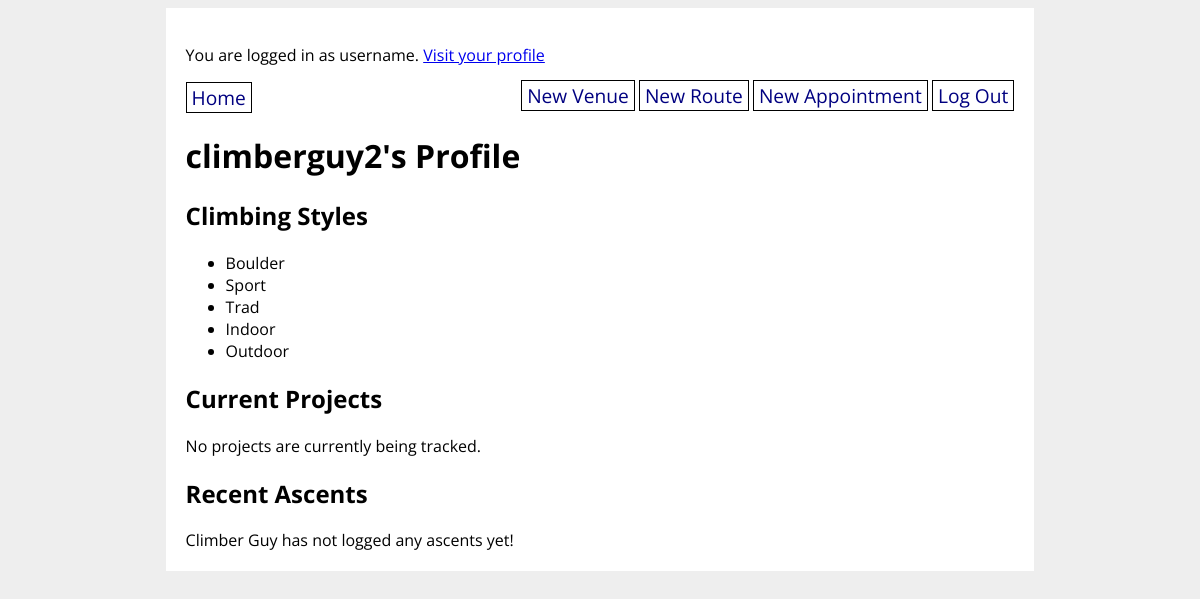
Screenshot of /profile/9 (signed in) with the database file from the repository.
### climbunity_app/models.py (models this page shows, shortened)
class User(UserMixin, db.Model):
    id = db.Column(db.Integer, primary_key=True)
    username = db.Column(db.String(80), nullable=False, unique=True)
    password = db.Column(db.String(200), nullable=False)
    email = db.Column(db.String(200), nullable=False)
    first_name = db.Column(db.String(50), nullable=False)
    last_name = db.Column(db.String(50), nullable=False)
    address = db.Column(db.String(200), nullable=False)
    has_gear = db.Column(db.Boolean, nullable=False)
    user_projects = db.relationship('Route',
        secondary='user_project_lists', back_populates='projecting_users'
    )
    user_appointments = db.relationship('Appointment',
        secondary='appointment_guests', back_populates='appointment_attendants'
    )
    user_does_styles = db.relationship('Style',
        secondary='user_style_lists', back_populates='climber_styles'
    )

class Style(db.Model):
    id = db.Column(db.Integer, primary_key=True)
    style = db.Column(db.String(8))
    climber_styles = db.relationship('User',
        secondary='user_style_lists', back_populates='user_does_styles'
    )
    route_styles = db.relationship('Route',
        secondary='route_style_lists', back_populates='possible_route_styles'
    )
    def __str__(self):
        return f'{self.style}'

### climbunity_app/main/routes.py (the view)
@main.route('/profile/<user_id>', methods=['GET', 'POST'])
def user_detail(user_id):
    user = User.query.get(user_id)
    ascents = Ascent.query.filter_by(user_id=user_id).limit(5).all()
    for ascent in ascents:
        print(ascent)
    if current_user.id == user.id:
        return render_template('user_detail.html', ascents=ascents, user=user)
    else:
        user = User.query.get(user_id)
        return render_template('user_detail.html', ascents=ascents, user=user)

### climbunity_app/extensions.py (called while the page is built)
@login_manager.user_loader
def load_user(user_id):
    return User.query.get(user_id)

### climbunity_app/templates/user_detail.html (shortened to what this page needs)
{% extends 'base.html' %}
{% block content %}
<h1> {{ user.username }}'s Profile</h1>
<h2>Climbing Styles</h2>
{% if user.user_does_styles %}
    <ul>
        {% for style in user.user_does_styles %}
            <li>{{ style }}</li>
        {% endfor %}
    </ul>
{% endif %}
<h2>Current Projects</h2>
{% if user.user_projects %}
    {% for route in user.user_projects%}
        <div>{{ route.name }} - {{ route.grade }}
            <form style="display: inline;" method="POST" action="/remove_from_project_list/{{ route.id }}">
                <input style="margin: 0; padding: 0;" type="submit" value="delete"/>
            </form>
        </div>
    {% endfor %}
{% else %}
<p>No projects are currently being tracked.</p>
{% endif %}
<h2>Recent Ascents</h2>
{% if ascents %}
    <div>
        {% for ascent in ascents %}
            <p>{{ ascent.send_date }} - <a href="/route/{{ ascent.route_id }}" >{{ ascent.routes_ascended[0].name }}</a></p>
            {% if ascent.send_rating %}
                <p>Rating: {{ ascent.send_rating }}/5</p>
            {% endif %}
            {% if ascent.send_comments %}
                <p>Comments {{ ascent.send_comments }}</p>
            {% endif %}
        {% endfor %}
    </div>
{% else %}
    {% if current_user.id == user.id %}
        You haven't logged any ascents yet!
    {% else %}
        {{ user.first_name }} {{ user.last_name }} has not logged any ascents yet!
    {% endif %}
{% endif %}
{% endblock %}

### climbunity_app/templates/base.html (shortened to what this page needs)
<!DOCTYPE html>
<html>
    <head>
        <link rel="stylesheet" href="/static/style.css">
    </head>
    <body>
        <div id="content">
            {% if current_user.is_authenticated %}
                <p>You are logged in as {{ current_user.username }}. <a href="/profile/{{ current_user.id }}">Visit your profile</a></p>
            {% endif %}
            <nav>
                <a href="/">Home</a>
                <div>
                    {% if current_user.is_authenticated %}
                        <a href="/new_venue">New Venue</a>
                        <a href="/new_route">New Route</a>
                        <a href="/new_appointment">New Appointment</a>
                        <a href="/logout">Log Out</a>
                    {% else %}
                        <a href="/signup">Sign Up</a>
                        <a href="/login">Log In</a>
                    {% endif %}
                </div>
            </nav>
            {% block content %}{% endblock %}
        </div>
    </body>
</html>

### climbunity_app/static/style.css (style rules this page uses)
body { display: flex; flex-direction: column; align-items: center; background-color: #eee; font-family: 'Open Sans', sans-serif; }
#content { width: 70%; background-color: white; padding: 20px; }
nav { width: 100%; display: flex; flex-direction: row; justify-content: space-between; }
nav a { color: navy; text-decoration: none; border: 1px solid black; padding: 1px 5px; font-size: 1.2em; }

### rows the page displays
User: username "username"
User: username "climberguy2", first_name "Climber", last_name "Guy"
Style: style "Boulder"
Style: style "Sport"
Style: style "Trad"
Style: style "Indoor"
Style: style "Outdoor"
